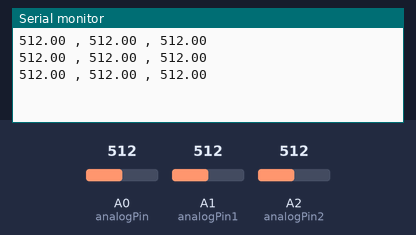
Simulated run of this sketch. Board: Arduino Uno, built with avr-gcc and run on an emulated ATmega328P. Shown: the last lines printed to the serial monitor. The inputs (shaded band) are chosen by the test bench; at power-on: A0 (analogPin) = 512, A1 (analogPin1) = 512, A2 (analogPin2) = 512.

Above: at 1.2 s.
1.3 s: A0 (analogPin) set to 716
At 1.9 s:
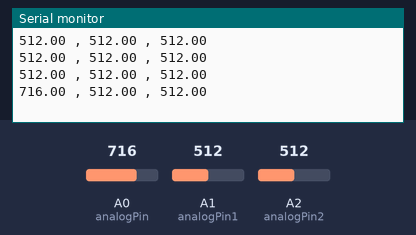
2.8 s: A1 (analogPin1) set to 716
At 3.4 s:
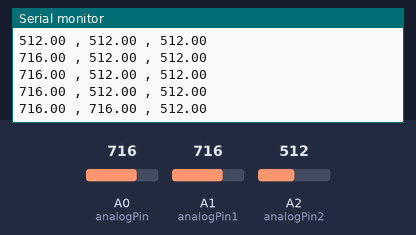
4.3 s: A2 (analogPin2) set to 716
At 5.0 s:
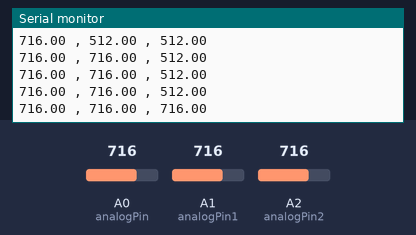
5.8 s: A0 (analogPin) set to 900
At 6.5 s:
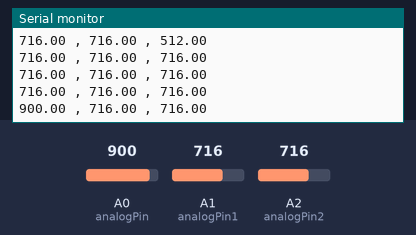
7.3 s: A1 (analogPin1) set to 900
At 8.0 s:
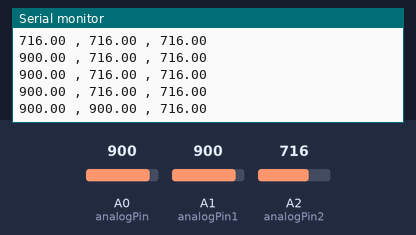
8.8 s: A2 (analogPin2) set to 900
At 9.5 s:
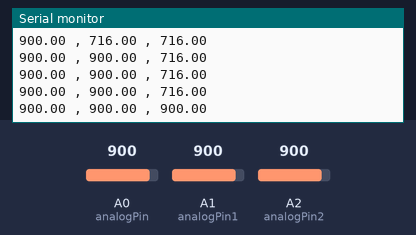
Timing chart, 0 to 11.3 s (numbered marks = the images above; inputs shaded):
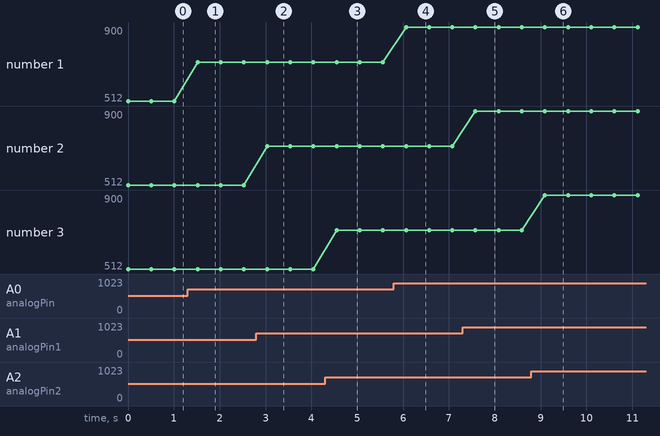

The sketch:

sensor_voltage.ino
```cpp
int analogPin = A0;
int analogPin1 = A1;
int analogPin2 = A2;

float sensorVal = 0;
float sensorVal1 = 0;
float sensorVal2 = 0;

float sensorVolt = 0;
float Vr=5.0;

float sum=0;
float sum1=0;
float sum2=0;

float k1=20.24729976;
float k2=-0.90411754;
float distance=0;

void setup() {
  Serial.begin(9600);

}

void loop() {

  sum=0;
  sum1=0;
  sum2=0;
  for (int i=0; i<10; i++)
  {
    sum +=float(analogRead(analogPin));
    sum1+=float(analogRead(analogPin1));
    sum2+=float(analogRead(analogPin2));
  }


  sensorVal  = sum /10;
  sensorVal1 = sum1/10;
  sensorVal2 = sum2/10;

//  sensorVolt=sensorVal*Vr/1024;
//
//  distance = pow(sensorVolt*(1/k1), 1/k2);

  Serial.print(sensorVal);
  Serial.print(' ');
  Serial.print(',');
  Serial.print(' ');
  Serial.print(sensorVal1);
  Serial.print(' ');
  Serial.print(',');
  Serial.print(' ');
  Serial.println(sensorVal2);

  delay(500);
}
```

Measured:
- after the input at 1.3 s, the serial monitor: prints a new line after 0.22 s (image 1)
- after the input at 2.8 s, the serial monitor: prints a new line after 0.23 s (image 2)
- after the input at 4.3 s, the serial monitor: prints a new line after 0.25 s (image 3)
- after the input at 5.8 s, the serial monitor: prints a new line after 0.26 s (image 4)
- after the input at 7.3 s, the serial monitor: prints a new line after 0.28 s (image 5)
- after the input at 8.8 s, the serial monitor: prints a new line after 0.29 s (image 6)
- plotted number 1: 512 → 716 after the input at 1.3 s, 716 → 900 after the input at 5.8 s
